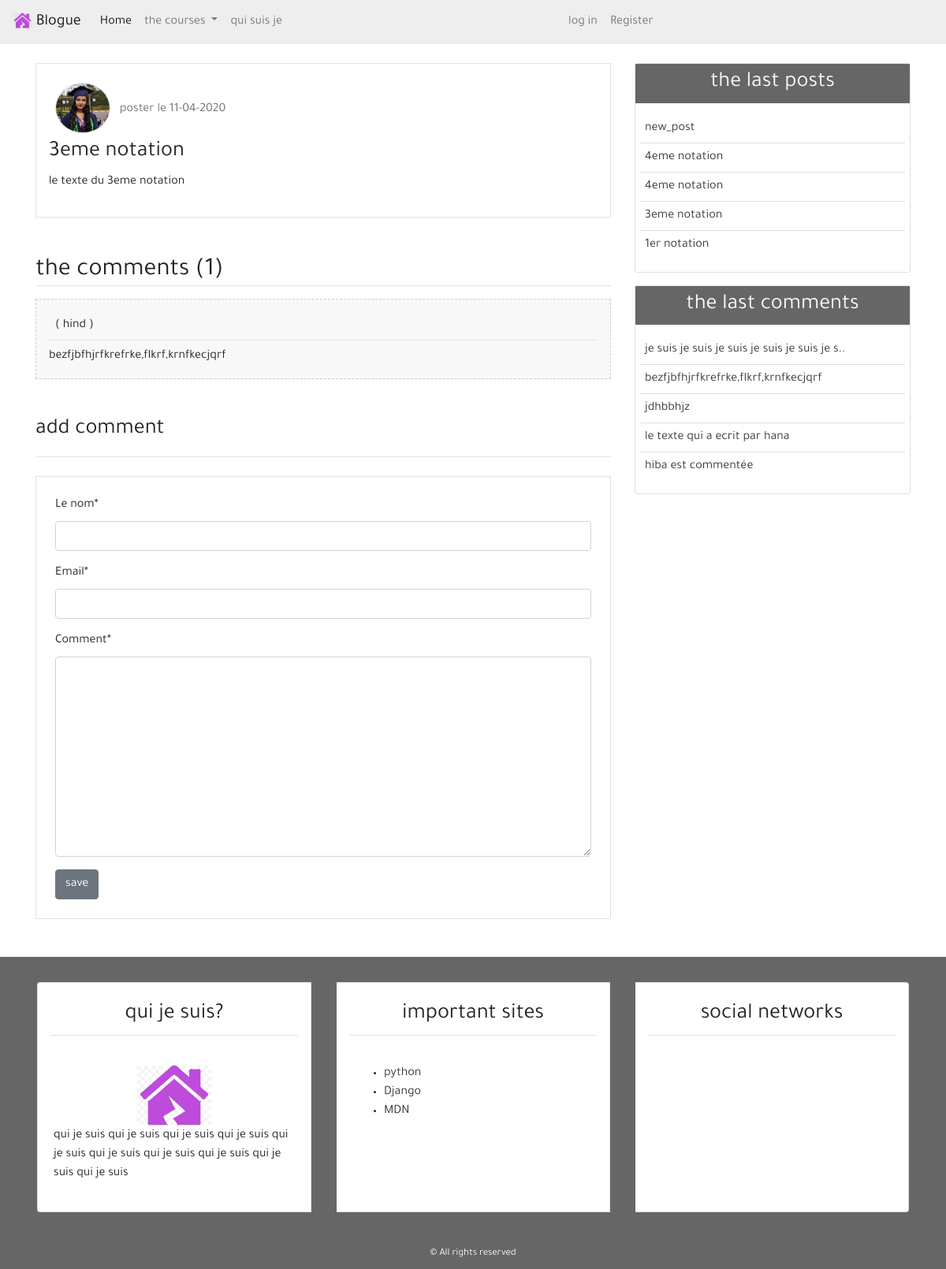
Screenshot of /detail/12/ with the database file from the repository.
### blog/models.py (models this page shows, shortened)
class Post(models.Model):
    title = models.CharField(max_length=100)
    content = models.TextField()
    post_date = models.DateTimeField(default=timezone.now)
    post_update = models.DateTimeField(auto_now=True)
    author = models.ForeignKey(User, on_delete=models.CASCADE)
    def __str__(self):
      return self.title
    class Meta :
        ordering = ('-post_date',)

class Comment(models.Model):
    name = models.CharField(max_length=50 , verbose_name='le nom')
    email = models.EmailField(verbose_name='email')
    body = models.TextField( verbose_name='comment')
    coment_date = models.DateTimeField(auto_now_add=True)
    active = models.BooleanField(default=False)
    post =models.ForeignKey(Post, on_delete=models.CASCADE, related_name='comments')
    class Meta:
       ordering = ('-coment_date',)

### user/models.py (models this page shows, shortened)
class Profile(models.Model):
    image = models.ImageField(default='default.jpg', upload_to='profile_pics')
    user = models.OneToOneField(User, on_delete=models.CASCADE)

### blog/views.py (the view)
# urls.py: path('detail/<int:post_id>/', views.post_detail, name='detail'),
def post_detail(request, post_id):
    post = get_object_or_404(Post, pk=post_id)
    comments = post.comments.filter(active=True)
    if request.method == 'POST':
        comment_form = NewComment(data=request.POST)
        if comment_form.is_valid():
            new_comment = comment_form.save(commit=False)
            new_comment.post = post
            new_comment.save()
            comment_form = NewComment()
    else:
        comment_form = NewComment()
    context = {
        'title': post,
        'post': post,
        'comments': comments,
        'comment_form': comment_form,
    }
    return render(request, 'blog/detail.html', context)

### blog/forms.py
class NewComment(forms.ModelForm):
    class Meta:
        model = Comment
        fields = ('name', 'email', 'body')

### blog/templatetags/post_tag.py (called while the page is built)
@register.inclusion_tag('blog/latest_posts.html')
def latest_posts():
    context = {
        'l_posts': Post.objects.all()[0:5],
    }
    return context

@register.inclusion_tag('blog/latest_comments.html')
def latest_comments():
    context = {
        'l_comments' : Comment.objects.filter(active=True)[:5],
    }
    return context

### blog/templates/blog/detail.html (shortened to what this page needs)
{% extends 'blog/base.html' %}
 {% block content %}
     {% load crispy_forms_tags %}
         <div class="border p-3 mb-3">
             <img class="img-fluid rounded-circle border m-2"  width="70px" src="{{ post.author.profile.image.url }}" alt="image" >
             <span class="text-secondary">poster le {{ post.post_date|date:'d-m-Y'}}</span>
             <h3>{{ post.title }}</h3>
             <p>{{ post.content }}</p>
         </div>
   <h2 class="border-bottom mt-5 mb-3">the comments ({{comments.count}})</h2>
{% for comment in comments %}
<ul class="p-3 comment">
    <h6 class="border-bottom p-2">( {{comment.name}} ) </h6>
    {{comment.body}}
</ul>
{% empty %}
<h6 class="text-center p-4 mb-3 comment">no comment</h6>
{% endfor %}
<h3 class="border-bottom pb-3 mb-3 mt-5">add comment</h3>
<div class="border p-4 mb-5 mt-4">
    <form method="POST">
        {{comment_form|crispy}}
        <input class="btn btn-secondary" type="submit" value="save">
    </form>
</div>
 {% endblock content %}

### blog/templates/blog/latest_posts.html
<ul class="list-group-flush latest-post">
    {% for post in l_posts %}
    <li class="list-group-item latest-post-item">
        <a class="text-dark" href="{% url 'detail' post.id %}">{{post.title}}</a>
    </li>
    {% empty %}
    <li class="list-group-item latest-post-item">aucun commentaire</li>
    {% endfor %}
</ul>

### blog/templates/blog/latest_comments.html
<ul class="list-group-flush latest-comment">
    {% for comment in l_comments %}
         <li class="list-group-item latest-comment-item">
             <a class="text-dark" href="{% url 'detail' comment.post.id %}">
                 {% if comment.body|length > 40 %}
                 {{ comment.body|slice:'45'}}..
                 {% else %}
                     {{ comment.body}}
                 {% endif %}
             </a>
         </li>
    {% empty %}
    <li class="list-group-item latest-comment-item"> aucun commentaire</li>
    {% endfor %}
</ul>

### blog/static/blog/css/main.css (style rules this page uses)
body { font-family: 'Tajawal', sans-serif; }
.latest-post, .latest-comment { padding: 0 15px; }
.latest-post, .latest-post-item, .latest-comment, .latest-comment-item { padding: 6px; }
.latest-post li:first-child, .latest-comment li:first-child { border-top: 0; }
.latest-post li:last-child,.latest-comment li:last-child { border-bottom:0; padding-bottom:0; }
.comment { background-color: #f8f8f8; border: 1px dashed #CCC; }

### rows the page displays
Post: author.profile.image (picture), post_date "11-04-2020", title "3eme notation", content "le texte du 3eme notation"
Comment: name "hind", body "bezfjbfhjrfkrefrke,flkrf,krnfkecjqrf"
Post: title "new_post"
Post: title "4eme notation"
Post: title "4eme notation"
Post: title "1er notation"
Comment: body "je suis je suis je suis je suis je suis je s"
Comment: body "jdhbbhjz"
Comment: body "le texte qui a ecrit par hana"
Comment: body "hiba est commentée"

### other values shown
{{ comments.count }} "1"
